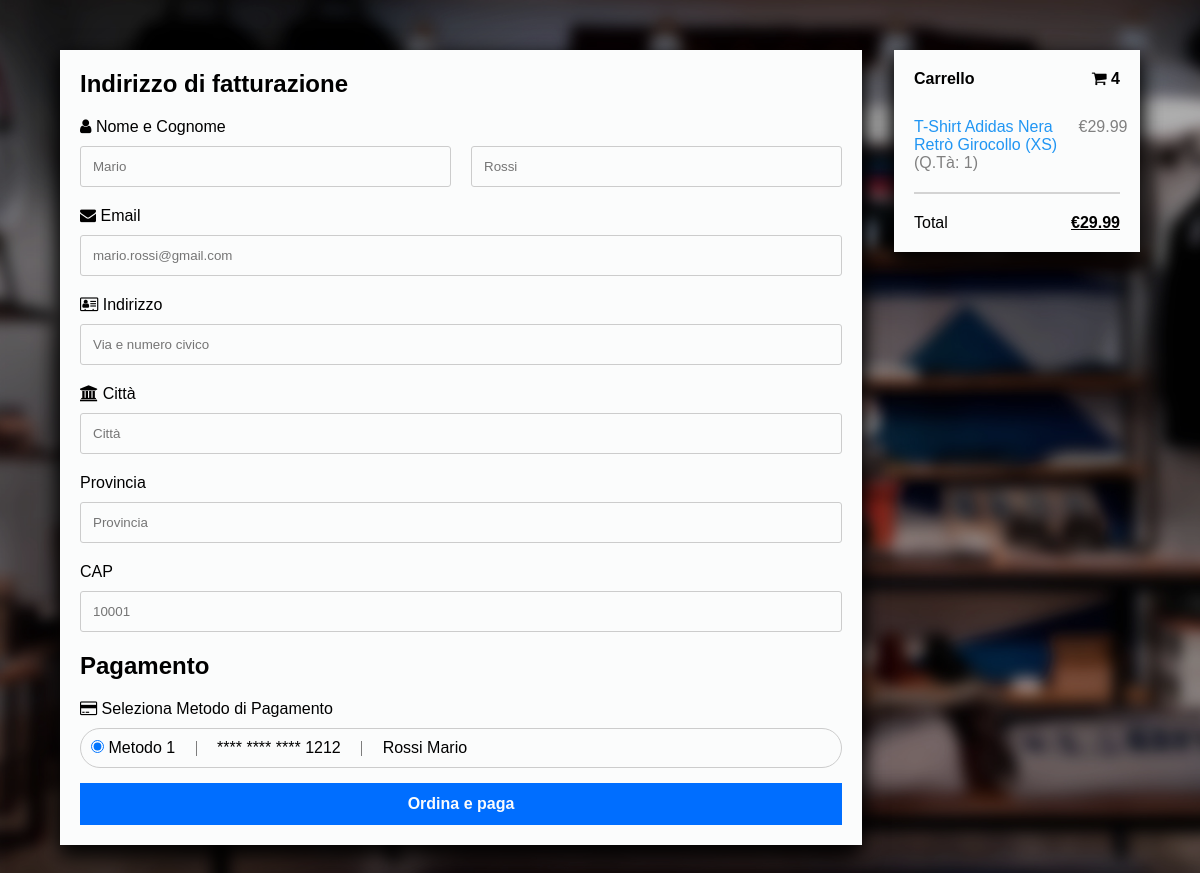
The app's page /checkout.php (signed in), older data.
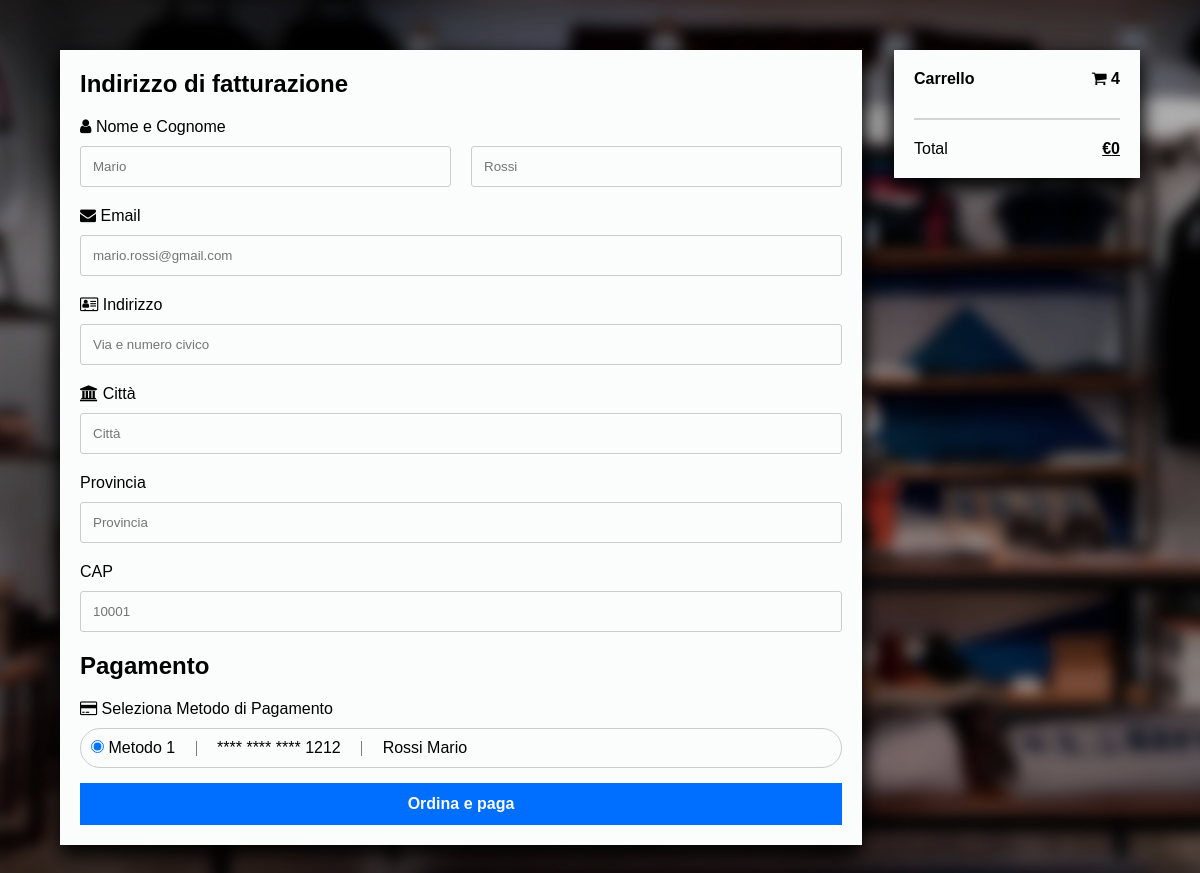
The same page, newer data.
### tables this page shows
CREATE TABLE `metodo_pagamento` (
  `IDmetodo_pagamento` int(11) NOT NULL AUTO_INCREMENT,
  `nome_intestatario` varchar(30) DEFAULT NULL,
  `cognome_intestatario` varchar(30) DEFAULT NULL,
  `numero_carta` varchar(19) DEFAULT NULL,
  `anno_scadenza` int(11) DEFAULT NULL,
  `mese_scadenza` int(11) DEFAULT NULL,
  `cvv` int(11) DEFAULT NULL,
  `idutente` int(11) DEFAULT NULL,
  `saldo_carta` decimal(10,2) NOT NULL,
  PRIMARY KEY (`IDmetodo_pagamento`),
  UNIQUE KEY `numero_carta` (`numero_carta`),
  UNIQUE KEY `numero_carta_2` (`numero_carta`),
  KEY `idutente` (`idutente`),
  CONSTRAINT `metodo_pagamento_ibfk_1` FOREIGN KEY (`idutente`) REFERENCES `utenti` (`IDutente`)
);

CREATE TABLE `carrello` (
  `IDcarrello` int(11) NOT NULL AUTO_INCREMENT,
  `quantita_carrello` int(11) DEFAULT NULL,
  `idutente` int(11) DEFAULT NULL,
  `idprodotto_taglia` int(11) DEFAULT NULL,
  PRIMARY KEY (`IDcarrello`),
  KEY `idutente` (`idutente`),
  KEY `idprodotto_taglia` (`idprodotto_taglia`),
  CONSTRAINT `carrello_ibfk_1` FOREIGN KEY (`idutente`) REFERENCES `utenti` (`IDutente`),
  CONSTRAINT `carrello_ibfk_2` FOREIGN KEY (`idprodotto_taglia`) REFERENCES `prodotto_taglia` (`IDprodotto_taglia`)
);

CREATE TABLE `prodotto` (
  `IDprodotto` int(11) NOT NULL AUTO_INCREMENT,
  `titolo` varchar(50) DEFAULT NULL,
  `idproduttore_prodotto` int(11) DEFAULT NULL,
  `costo` decimal(10,2) DEFAULT NULL,
  `idoggetto` int(11) DEFAULT NULL,
  `idcolore_prodotto` int(11) DEFAULT NULL,
  `idimmagine_prodotto` int(11) DEFAULT NULL,
  `data_pubblicazione` datetime DEFAULT NULL,
  PRIMARY KEY (`IDprodotto`),
  UNIQUE KEY `titolo` (`titolo`),
  KEY `idoggetto` (`idoggetto`),
  KEY `idcolore_prodotto` (`idcolore_prodotto`),
  KEY `idproduttore_prodotto` (`idproduttore_prodotto`),
  KEY `idimmagine_prodotto` (`idimmagine_prodotto`),
  CONSTRAINT `prodotto_ibfk_1` FOREIGN KEY (`idoggetto`) REFERENCES `oggetto` (`IDoggetto`),
  CONSTRAINT `prodotto_ibfk_2` FOREIGN KEY (`idcolore_prodotto`) REFERENCES `colore_prodotto` (`IDcolore_prodotto`),
  CONSTRAINT `prodotto_ibfk_3` FOREIGN KEY (`idproduttore_prodotto`) REFERENCES `produttore_prodotto` (`IDproduttore_prodotto`),
  CONSTRAINT `prodotto_ibfk_4` FOREIGN KEY (`idimmagine_prodotto`) REFERENCES `immagine_prodotto` (`IDimmagine_prodotto`)
);

CREATE TABLE `taglia` (
  `IDtaglia` int(11) NOT NULL AUTO_INCREMENT,
  `taglia` varchar(30) DEFAULT NULL,
  `idtipo_oggetto` int(11) DEFAULT NULL,
  PRIMARY KEY (`IDtaglia`),
  KEY `idtipo_oggetto` (`idtipo_oggetto`),
  CONSTRAINT `taglia_ibfk_1` FOREIGN KEY (`idtipo_oggetto`) REFERENCES `tipo_oggetto` (`IDtipo_oggetto`)
);

### dbConfig/dbConfig.php (called while the page is built, shortened)
<?php
    $utenti = "utenti";
    $colore_prodotto = "colore_prodotto";
    $produttore_prodotto = "produttore_prodotto";
    $taglia = "taglia";
    $prodotto = "prodotto";
    $prodotto_taglia = "prodotto_taglia";
    $immagine_prodotto = "immagine_prodotto";
    $carrello = "carrello";
 ?>

### checkout.php (the view, shortened to what the changed rows need)
<!DOCTYPE html>
<html>
  <?php
    include './dbConfig/dbConfig.php';
    $email = $_SESSION['email'];
    $sql_user = "SELECT * FROM $utenti WHERE email = '$email'";
                 $result_user = $conn->query($sql_user);
                 $row_user = $result_user->fetch_assoc();
                 $IDutente = $row_user["IDutente"];
    $sql = "SELECT * FROM $carrello WHERE idutente = $IDutente";
            $result = $conn->query($sql);
  ?>
  <head>
    <link rel="stylesheet" href="./css/style.carrello.css">
    <link rel="stylesheet" href="./css/style.mainpage.css">
    <link rel="stylesheet" href="./css/style.pageProdotto.css">
    <link rel="stylesheet" href="./css/style.checkout.css">
    <link rel="stylesheet" href="./css/background.css">
    <link rel="stylesheet" href="https://cdnjs.cloudflare.com/ajax/libs/font-awesome/4.7.0/css/font-awesome.min.css">
  </head>
  <body>
      <div class="entire-page">
        <form action="./confirm.checkout.php" method="post">
          <div class="hero">
            <div class="checkout-page">
              <div class="container-checkout-margin">
                <div class="container-checkout">
                  <div class="row-checkout">
                    <div class="col-75">
                      <div class="container">
                          <div class="row-checkout">
                            <?php
                              $sql_metodo = "SELECT count(*) as count_metodi FROM metodo_pagamento WHERE idutente = $IDutente";
                                             $result_metodo = $conn->query($sql_metodo);
                                             $row_metodo = $result_metodo->fetch_assoc();
                              if ($row_metodo["count_metodi"] == 0) {
                                ?>
                                    <div class="col-50">
                                      <h3> Pagamento </h3>
                                      <a href="./insert.metodo.pagamento.php"> <button type="button" class="btn-metodoP" name="btn-metodo-pagamento"> Aggiungi metodo di pagamento </button> </a>
                                    </div>
                                  </div>
                                <?php
                              }
                              else {
                                ?>
                                    <div class="col-50">
                                      <div class="container-metodiP">
                                          <?php
                                            $sql_selectmetodi = "SELECT * FROM metodo_pagamento WHERE idutente = $IDutente";
                                                    $result_selectmetodi = $conn->query($sql_selectmetodi);
                                            $count_metodi = 0;
                                            while ($row_selectmetodi = $result_selectmetodi->fetch_assoc()) {
                                              $count_metodi++;
                                              if ($count_metodi == 1) {
                                                ?>
                                                  <div class="metodiP">
                                                    <input type="radio" name="metodo-pagamento" checked="checked" value="<?php echo $row_selectmetodi["IDmetodo_pagamento"] ?>">
                                                    Metodo <?php echo $count_metodi ?>
                                                    <i class="a-icon a-icon-text-separator sc-action-separator" role="img" aria-label="|"></i> <?php echo "**** **** **** "; echo substr($row_selectmetodi["numero_carta"], -4); ?>
                                                    <?php echo "{$row_selectmetodi["cognome_intestatario"]} {$row_selectmetodi["nome_intestatario"]}" ?>
                                                  </div>
                                                <?php
                                              }
                                            }
                                           ?>
                                      </div>
                                    </div>
                                  </div>
                                <?php
                              }
                             ?>
                      </div>
                    </div>
                    <div class="col-25">
                      <div class="container-cart">
                        <div class="carrello-checkout">
                          <?php
                            $prezzo_tot = 0;
                            while ($row = $result->fetch_assoc()) {
                              $IDprodotto_taglia = $row['idprodotto_taglia'];
                              $sql2 = "SELECT * FROM $prodotto_taglia
                                       INNER JOIN $prodotto
                                       ON $prodotto_taglia.idprodotto = $prodotto.IDprodotto
                                       INNER JOIN $colore_prodotto
                                       ON $prodotto.idcolore_prodotto = $colore_prodotto.IDcolore_prodotto
                                       INNER JOIN $produttore_prodotto
                                       ON $prodotto.idproduttore_prodotto = $produttore_prodotto.IDproduttore_prodotto
                                       INNER JOIN $immagine_prodotto
                                       ON $prodotto.idimmagine_prodotto  = $immagine_prodotto.IDimmagine_prodotto
                                       WHERE IDprodotto_taglia = $IDprodotto_taglia";
                                       $result2 = $conn->query($sql2);
                                       $row2 = $result2->fetch_assoc();
                             $sql3 = "SELECT * FROM $taglia WHERE IDtaglia IN (
                                      SELECT idtaglia FROM $prodotto_taglia WHERE IDprodotto_taglia = $IDprodotto_taglia
                                      )";
                                      $result3 = $conn->query($sql3);
                                      $row3 = $result3->fetch_assoc();
                             $sql_qta = "SELECT * FROM $carrello WHERE idprodotto_taglia = $IDprodotto_taglia AND idutente = $IDutente";
                                         $result_qta = $conn->query($sql_qta);
                                         $row_qta = $result_qta->fetch_assoc();
                                         $quantita_carrello_prod = $row_qta["quantita_carrello"];
                              $prezzo_parz = $row2["costo"] * $row_qta["quantita_carrello"];
                              $prezzo_tot = $prezzo_tot + $prezzo_parz;
                              ?>
                                <div class="text-prodotto-checkout">
                                  <?php echo "<a href=./pageProdotto.php?IDprodotto={$row2['IDprodotto']}>" ?> <p> <?php echo "{$row2["titolo"]} ({$row3["taglia"]})"?> <span> (Q.tà: <?php echo $quantita_carrello_prod ?>) </span> </p> </a>
                                  <span> €<?php echo $prezzo_parz ?> </span>
                                </div>
                              <?php
                            }
                           ?>
                        </div>
                        <h5> Total <span class="price" style="color:black"><b style="text-decoration: underline;"> €<?php echo $prezzo_tot ?> </b></span> </h5>
                      </div>
                    </div>
                  </div>
                </div>
              </div>
            </div>
          </div>
        </form>
      </div>
  </body
</html>

Row changes from the older to the newer data that the page shows:
removed carrello: prodotto.titolo "T-Shirt Adidas Nera Retrò Girocollo", taglia.taglia "XS", quantita_carrello "1", prodotto.costo "29.99"
Text that changed along with them:
$prezzo_tot: "29.99" → "0"
